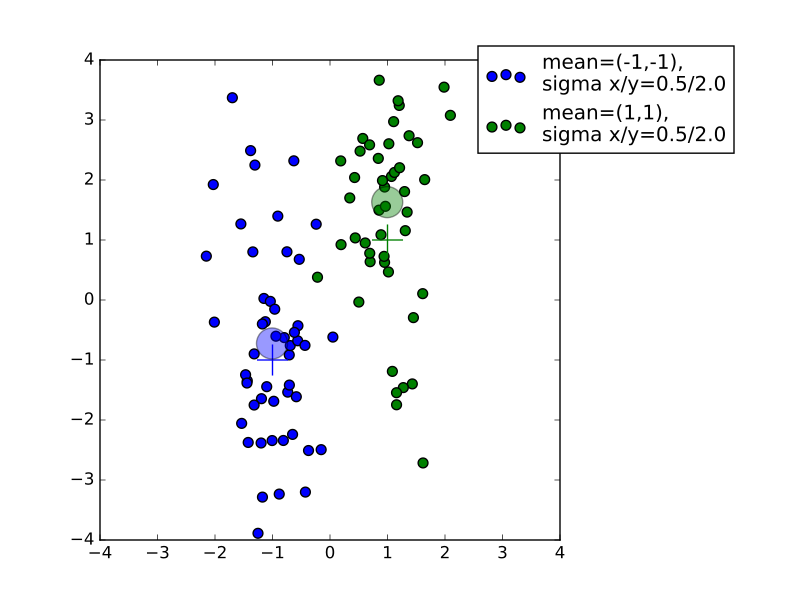

Here is the Python script that generated this plot:
#! /usr/bin/env python

import sys, argparse

import random
import numpy as np
import scipy as sp
import scipy.stats as stats
from sklearn.discriminant_analysis import LinearDiscriminantAnalysis as LDA
from sklearn.svm import LinearSVC as LSVC
np.random.seed(1)

from matplotlib import pyplot as plt
import matplotlib.colors as colors
import matplotlib.cm as cm

from math import sqrt

from helpers import *
from plt_line import plt_line, general_sl_coeffs

scriptnm = sys.argv[0].split(".py")[0]
pdfnm = scriptnm + ".pdf"

argparser = argparse.ArgumentParser()
argparser.add_argument("--pdf", action="store_true",
                       help="output graphs to "+pdfnm)
args = argparser.parse_args()
if args.pdf:
    from matplotlib.backends.backend_pdf import PdfPages
    pdf = PdfPages(pdfnm)

    
### symmetric gaussian distributions

n = 50  #10
sigma1x, sigma1y = 0.5, 2.0
sigma2x, sigma2y = 0.5, 2.0
#n = 20
#sigma1x, sigma1y = 0.35, 1.8
#sigma2x, sigma2y = 0.35, 1.8

mean1 = [-1.0, -1.0]; cov1 = [[sigma1x**2, 0.0], [0.0, sigma1y**2]]
NV1 = stats.multivariate_normal(mean1, cov1)
samp1 = NV1.rvs(n)
samp1_mu = estimate_mu2d(samp1)
samp1_sigma = estimate_sigma(samp1[:,0], samp1_mu[0])

mean2 = [1.0, 1.0]; cov2 = [[sigma2x**2, 0.0], [0.0, sigma2y**2]]
NV2 = stats.multivariate_normal(mean2, cov2)
samp2 = NV2.rvs(n)
samp2_mu = estimate_mu2d(samp2)
samp2_sigma = estimate_sigma(samp2[:,0], samp2_mu[0])

print samp1.shape, samp2.shape

#fig, ax = plt.subplots(1, 1)
fig = plt.figure()
ax = fig.add_subplot(111)
ax.scatter(*zip(*samp1), c="blue", s=50, label="mean=(-1,-1),\nsigma x/y=0.5/2.0")
ax.scatter(*zip(*samp2), c="green", s=50, label="mean=(1,1),\nsigma x/y=0.5/2.0")
ax.scatter(*mean1, c="blue", s=500, marker="+")
ax.scatter(*mean2, c="green", s=500, marker="+")
ax.scatter(*samp1_mu, c="blue", s=500, marker="o", alpha=0.4)
ax.scatter(*samp2_mu, c="green", s=500, marker="o", alpha=0.4)
ax.legend(bbox_to_anchor=(1.4, 1.05))
fig.subplots_adjust(right=0.7)

xlim=[-4.0, 4.0]
ylim=[-4.0, 4.0]
ax.set(xlim=xlim)
ax.set(ylim=ylim)
plt.draw()
if args.pdf: plt.savefig(pdf, format="pdf")
else: plt.waitforbuttonpress()  #pause(10)


### naive linear classifier

m1x = samp1_mu[0] ; m1y = samp1_mu[1]
m2x = samp2_mu[0] ; m2y = samp2_mu[1]
P = (0.5*(m1x+m2x), 0.5*(m1y+m2y))
N = (m2x-m1x, m2y-m1y)
ABC = general_sl_coeffs(P, N=N)
naive_lcr = LinClassifier(ABC, samp2_mu)
r1, w1, u1 = naive_lcr.test(-1, 1000, NV1)
r2, w2, u2 = naive_lcr.test(1, 1000, NV2)
acc = (r1+r2)/20.0
print "Naive classifier testing:"
print "left:", r1, w1, u1, "right:", r2, w2, u2, "==> % acc:", acc
plt_line(ax, xlim, ylim, ABC, c="red", lw=2,
         label="naive classifier\naccuracy=%.2f%%\n(%d/%d, %d/%d)"
         % (acc, r1, w1, r2, w2))
ax.legend(bbox_to_anchor=(1.4, 1.05))

plt.draw()
if args.pdf: plt.savefig(pdf, format="pdf")
else: plt.waitforbuttonpress()


### Fisher classifier

fisher= LDA(n_components=2, solver="eigen")
tr_data = np.concatenate((samp1, samp2))
tr_objective = [-1]*n + [1]*n
print tr_data.shape, len(tr_objective)
fisher.fit(tr_data, tr_objective)

print fisher.coef_
print fisher.intercept_
(A, B), = fisher.coef_
C, = fisher.intercept_
print A, B, C
fisher_lcr = LinClassifier((A,B,C), samp2_mu)
r1, w1, u1 = fisher_lcr.test(-1, 1000, NV1)
r2, w2, u2 = fisher_lcr.test(1, 1000, NV2)
acc = (r1+r2)/20.0
print "Fisher classifier testing:"
print "left:", r1, w1, u1, "right:", r2, w2, u2, "==> % acc:", acc
plt_line(ax, xlim, ylim, (A,B,C), c="orange", lw=2,
         label="Fisher classifier\naccuracy=%.2f%%\n(%d/%d, %d/%d)"
         % (acc, r1, w1, r2, w2))
ax.legend(bbox_to_anchor=(1.4, 1.05))

plt.draw()
if args.pdf: plt.savefig(pdf, format="pdf")
else: plt.waitforbuttonpress()


### linear SVM classifier

lsvc= LSVC()
lsvc.fit(tr_data, tr_objective)
print lsvc.coef_
print lsvc.intercept_
(A, B), = lsvc.coef_
C, = lsvc.intercept_
print A, B, C
lsvc_lcr = LinClassifier((A,B,C), samp2_mu)
r1, w1, u1 = lsvc_lcr.test(-1, 1000, NV1)
r2, w2, u2 = lsvc_lcr.test(1, 1000, NV2)
acc = (r1+r2)/20.0
print "linear SVM classifier testing:"
print "left:", r1, w1, u1, "right:", r2, w2, u2, "==> % acc:", acc
plt_line(ax, xlim, ylim, (A,B,C), c="brown", lw=2, #alpha=0.8,
         label="linear SVM classifier\naccuracy=%.2f%%\n(%d/%d, %d/%d)"
         % (acc, r1, w1, r2, w2))
ax.legend(bbox_to_anchor=(1.4, 1.05))

plt.draw()
if args.pdf: plt.savefig(pdf, format="pdf")
else: plt.waitforbuttonpress()


if args.pdf: pdf.close()
